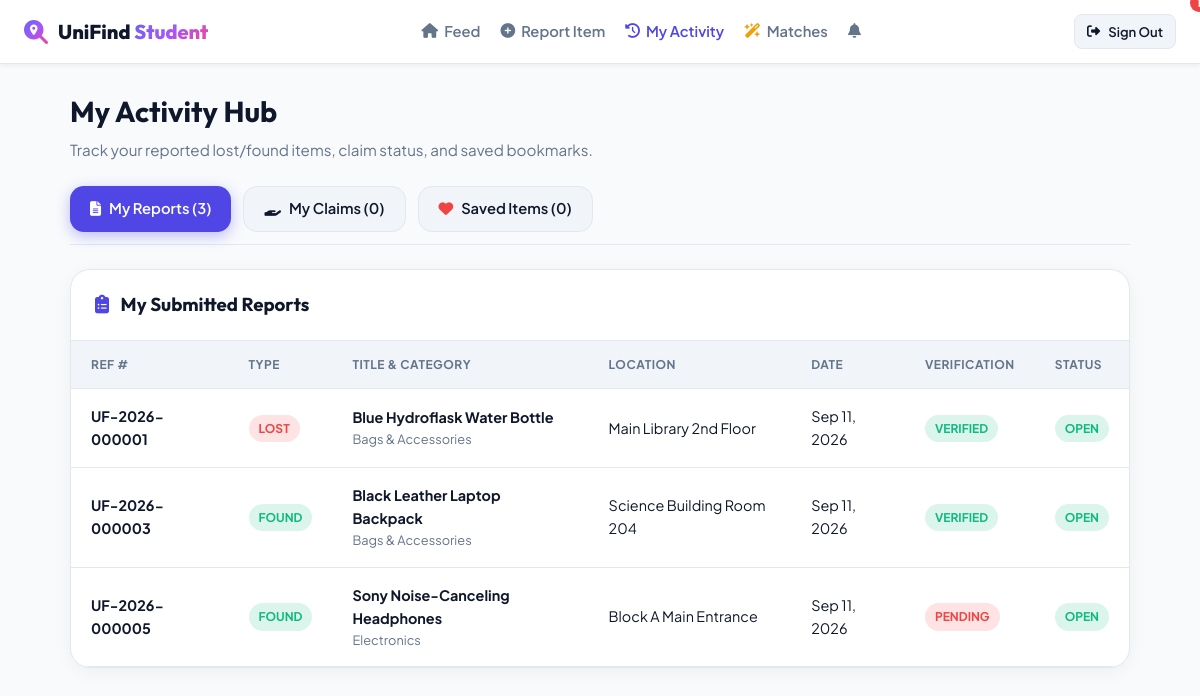
/student/my_activity.php (signed in), run on the app's committed database.
### tables this page shows
CREATE TABLE IF NOT EXISTS reports (
    id INT PRIMARY KEY AUTO_INCREMENT,
    reference_number VARCHAR(24) UNIQUE NULL,
    user_id INT NOT NULL,
    title VARCHAR(255) NOT NULL,
    description TEXT,
    category VARCHAR(60) NOT NULL,
    location VARCHAR(150) NOT NULL,
    item_date DATE NOT NULL,
    report_type ENUM('lost', 'found') NOT NULL,
    status ENUM('open', 'claimed', 'resolved') DEFAULT 'open',
    verification_status ENUM('pending', 'verified', 'rejected') NOT NULL DEFAULT 'verified',
    image_path VARCHAR(255) NULL,
    verified_by INT NULL,
    verified_at TIMESTAMP NULL,
    custody_location VARCHAR(150) NULL,
    custody_notes TEXT NULL,
    created_at TIMESTAMP DEFAULT CURRENT_TIMESTAMP,
    FOREIGN KEY (user_id) REFERENCES users(id) ON DELETE CASCADE,
    FOREIGN KEY (verified_by) REFERENCES users(id) ON DELETE SET NULL
);

### config.php (called while the page is built, shortened)
<?php
$conn = new mysqli(DB_HOST, DB_USER, DB_PASS, DB_NAME);
$conn->set_charset('utf8mb4');
function e($string) {
    return htmlspecialchars($string ?? '', ENT_QUOTES, 'UTF-8');
}
function base_url($path = '') {
    $scriptName = str_replace('\\', '/', $_SERVER['SCRIPT_NAME'] ?? '/');
    $dir = str_replace('\\', '/', dirname($scriptName));
    if (basename($dir) === 'student' || basename($dir) === 'admin') {
        $dir = str_replace('\\', '/', dirname($dir));
    }
    $dir = rtrim($dir, '/\\');
    $cleanPath = ltrim($path, '/\\');
    return ($dir === '' || $dir === '/') ? '/' . $cleanPath : $dir . '/' . $cleanPath;
}
function get_current_user_id() {
    return $_SESSION['user_id'] ?? null;
}
function get_unread_notifications_count($userId) {
    global $conn;
    $stmt = $conn->prepare('SELECT COUNT(*) AS total FROM notifications WHERE user_id = ? AND is_read = 0');
    if ($stmt) {
        $stmt->bind_param('i', $userId);
        $stmt->execute();
        $res = $stmt->get_result()->fetch_assoc();
        return (int) ($res['total'] ?? 0);
    }
    return 0;
}

### student/my_activity.php (the view, shortened to what this page needs)
<?php
require_once __DIR__ . '/../config.php';
$userId = get_current_user_id();
$unreadNotifications = get_unread_notifications_count($userId);
$reportsStmt = $conn->prepare('SELECT * FROM reports WHERE user_id = ? ORDER BY created_at DESC');
$reportsStmt->bind_param('i', $userId);
$reportsStmt->execute();
$myReports = $reportsStmt->get_result()->fetch_all(MYSQLI_ASSOC);
$claimsStmt = $conn->prepare('SELECT c.*, r.title AS report_title, r.reference_number, r.category, r.location, r.custody_location
                              FROM item_claims c
                              JOIN reports r ON c.report_id = r.id
                              WHERE c.claimant_id = ? ORDER BY c.created_at DESC');
$claimsStmt->bind_param('i', $userId);
$claimsStmt->execute();
$myClaims = $claimsStmt->get_result()->fetch_all(MYSQLI_ASSOC);
$favStmt = $conn->prepare('SELECT r.*, u.username AS reporter_name FROM favorites f
                           JOIN reports r ON f.report_id = r.id
                           JOIN users u ON r.user_id = u.id
                           WHERE f.user_id = ? ORDER BY f.created_at DESC');
$favStmt->bind_param('i', $userId);
$favStmt->execute();
$myFavs = $favStmt->get_result()->fetch_all(MYSQLI_ASSOC);
$activeTab = $_GET['tab'] ?? 'reports';
?>
<!DOCTYPE html>
<html lang="en" data-theme="light">
<head>
  <link rel="stylesheet" href="<?= base_url('style.css') ?>">
  <link rel="stylesheet" href="https://cdnjs.cloudflare.com/ajax/libs/font-awesome/6.4.0/css/all.min.css">
</head>
<body class="student-body">
  <header class="student-navbar">
    <div class="student-brand">
      <i class="fa-solid fa-magnifying-glass-location gradient-text" style="font-size: 1.5rem;"></i>
      <span>UniFind <span class="gradient-text">Student</span></span>
    </div>
    <div class="student-nav-links">
      <a href="<?= base_url('student/dashboard.php') ?>" class="student-nav-item">
        <i class="fa-solid fa-house"></i> Feed
      </a>
      <a href="<?= base_url('student/report_item.php') ?>" class="student-nav-item">
        <i class="fa-solid fa-plus-circle"></i> Report Item
      </a>
      <a href="<?= base_url('student/my_activity.php') ?>" class="student-nav-item active">
        <i class="fa-solid fa-clock-rotate-left"></i> My Activity
      </a>
      <a href="<?= base_url('student/smart_matches.php') ?>" class="student-nav-item">
        <i class="fa-solid fa-wand-magic-sparkles" style="color: var(--accent);"></i> Matches
      </a>
      <a href="<?= base_url('student/notifications.php') ?>" class="student-nav-item">
        <i class="fa-solid fa-bell"></i>
        <?php if ($unreadNotifications > 0): ?>
          <span style="position: absolute; top: -6px; right: -8px; background: var(--danger); color: #fff; font-size: 0.7rem; font-weight: 800; border-radius: 50%; width: 18px; height: 18px; display: flex; align-items: center; justify-content: center;">
          </span>
        <?php endif; ?>
      </a>
    </div>
    <div style="display: flex; align-items: center; gap: 12px;">
      <a href="<?= base_url('logout.php') ?>" class="btn btn-secondary btn-sm"><i class="fa-solid fa-right-from-bracket"></i> Sign Out</a>
    </div>
  </header>
  <main class="student-container">
    <div style="margin-bottom: 24px;">
      <h1 style="font-size: 1.8rem; margin-bottom: 4px;">My Activity Hub</h1>
      <p style="color: var(--text-muted); font-size: 0.95rem;">Track your reported lost/found items, claim status, and saved bookmarks.</p>
    </div>
    <div style="display: flex; gap: 12px; margin-bottom: 24px; border-bottom: 1px solid var(--border-color); padding-bottom: 12px;">
      <a href="?tab=reports" class="btn <?= $activeTab === 'reports' ? 'btn-primary' : 'btn-secondary' ?>">
        <i class="fa-solid fa-file-lines"></i> My Reports (<?= count($myReports) ?>)
      </a>
      <a href="?tab=claims" class="btn <?= $activeTab === 'claims' ? 'btn-primary' : 'btn-secondary' ?>">
        <i class="fa-solid fa-hand-holding"></i> My Claims (<?= count($myClaims) ?>)
      </a>
      <a href="?tab=favorites" class="btn <?= $activeTab === 'favorites' ? 'btn-primary' : 'btn-secondary' ?>">
        <i class="fa-solid fa-heart" style="color: #ef4444;"></i> Saved Items (<?= count($myFavs) ?>)
      </a>
    </div>
    <?php if ($activeTab === 'reports'): ?>
      <div class="data-table-card">
        <div class="data-table-header">
          <h3><i class="fa-solid fa-clipboard-list" style="color: var(--primary); margin-right: 8px;"></i> My Submitted Reports</h3>
        </div>
        <?php if (empty($myReports)): ?>
          <div style="padding: 40px; text-align: center; color: var(--text-muted);">
            No reports submitted yet.
          </div>
        <?php else: ?>
          <div class="table-responsive">
            <table class="table">
              <thead>
                <tr>
                  <th>Ref #</th>
                  <th>Type</th>
                  <th>Title & Category</th>
                  <th>Location</th>
                  <th>Date</th>
                  <th>Verification</th>
                  <th>Status</th>
                </tr>
              </thead>
              <tbody>
                <?php foreach ($myReports as $rep): ?>
                  <tr>
                    <td><strong><?= e($rep['reference_number']) ?></strong></td>
                    <td>
                      <span class="badge <?= $rep['report_type'] === 'found' ? 'badge-verified' : 'badge-pending' ?>">
                        <?= ucfirst($rep['report_type']) ?>
                      </span>
                    </td>
                    <td>
                      <div style="font-weight: 700;"><?= e($rep['title']) ?></div>
                      <div style="font-size: 0.8rem; color: var(--text-muted);"><?= e($rep['category']) ?></div>
                    </td>
                    <td><?= e($rep['location']) ?></td>
                    <td><?= date('M d, Y', strtotime($rep['item_date'])) ?></td>
                    <td>
                      <span class="badge badge-<?= $rep['verification_status'] ?>">
                        <?= ucfirst($rep['verification_status']) ?>
                      </span>
                    </td>
                    <td>
                      <span class="badge badge-<?= $rep['status'] ?>">
                        <?= ucfirst($rep['status']) ?>
                      </span>
                    </td>
                  </tr>
                <?php endforeach; ?>
              </tbody>
            </table>
          </div>
        <?php endif; ?>
      </div>
    <?php endif; ?>
  </main>
</body>
</html>

### style.css (style rules this page uses)
:root { --primary: #4f46e5; --primary-hover: #4338ca; --secondary: #06b6d4; --accent: #f59e0b; --success: #10b981; --danger: #ef4444; --warning: #f59e0b; --info: #3b82f6; --radius-sm: 8px; --radius-md: 14px; --radius-lg: 20px; --radius-full: 9999px; --shadow-sm: 0 2px 4px rgba(0,0,0,0.05); --shadow-md: 0 10px 25px -5px rgba(0,0,0,0.1), 0 8px 10px -6px rgba(0,0,0,0.05); --shadow-lg: 0 20px 35px -10px rgba(0,0,0,0.15), 0 10px 15px -5px rgba(0,0,0,0.08); --font-main: 'Plus Jakarta Sans', sans-serif; --font-heading: 'Outfit', sans-serif; --transition: all 0.25s cubic-bezier(0.4, 0, 0.2, 1); }
:root, body:not(.dark-theme) { --bg-app: #f8fafc; --bg-card: #ffffff; --bg-sidebar: #0f172a; --text-main: #0f172a; --text-muted: #64748b; --border-color: #e2e8f0; --input-bg: #f1f5f9; --card-hover: translateY(-4px); --shadow-card: 0 4px 20px -2px rgba(0,0,0,0.06); }
* { box-sizing: border-box; margin: 0; padding: 0; }
body { font-family: var(--font-main); background-color: var(--bg-app); color: var(--text-main); line-height: 1.6; min-height: 100vh; transition: background-color 0.3s ease, color 0.3s ease; }
a { color: var(--primary); text-decoration: none; transition: var(--transition); }
h1, h2, h3, h4, h5, h6 { font-family: var(--font-heading); color: var(--text-main); font-weight: 700; }
.gradient-text { background: linear-gradient(135deg, #6366f1 0%, #a855f7 50%, #ec4899 100%); -webkit-background-clip: text; -webkit-text-fill-color: transparent; }
.btn { display: inline-flex; align-items: center; justify-content: center; gap: 8px; padding: 10px 20px; font-size: 0.92rem; font-weight: 600; border-radius: var(--radius-md); border: none; cursor: pointer; transition: var(--transition); text-align: center; }
.btn-primary { background: var(--primary); color: #ffffff; box-shadow: 0 4px 14px rgba(79, 70, 229, 0.35); }
.btn-secondary { background: var(--input-bg); color: var(--text-main); border: 1px solid var(--border-color); }
.btn-sm { padding: 6px 12px; font-size: 0.82rem; border-radius: var(--radius-sm); }
.student-body { padding-bottom: 40px; }
.student-navbar { position: sticky; top: 0; z-index: 100; background: var(--bg-card); border-bottom: 1px solid var(--border-color); padding: 14px 24px; display: flex; align-items: center; justify-content: space-between; box-shadow: var(--shadow-sm); }
.student-brand { display: flex; align-items: center; gap: 10px; font-size: 1.25rem; font-weight: 800; font-family: var(--font-heading); }
.student-nav-links { display: flex; align-items: center; gap: 20px; }
.student-nav-item { color: var(--text-muted); font-weight: 600; font-size: 0.92rem; display: flex; align-items: center; gap: 6px; }
.student-nav-item.active, .student-nav-item:hover { color: var(--primary); }
.student-container { max-width: 1100px; margin: 24px auto; padding: 0 20px; }
.data-table-card { background: var(--bg-card); border-radius: var(--radius-lg); border: 1px solid var(--border-color); box-shadow: var(--shadow-card); overflow: hidden; margin-bottom: 30px; }
.data-table-header { padding: 20px 24px; border-bottom: 1px solid var(--border-color); display: flex; align-items: center; justify-content: space-between; }
.table-responsive { width: 100%; overflow-x: auto; }
.table { width: 100%; border-collapse: collapse; text-align: left; font-size: 0.9rem; }
.table th { background: var(--input-bg); padding: 14px 20px; font-weight: 700; color: var(--text-muted); text-transform: uppercase; font-size: 0.75rem; letter-spacing: 0.5px; border-bottom: 1px solid var(--border-color); }
.table td { padding: 16px 20px; border-bottom: 1px solid var(--border-color); color: var(--text-main); vertical-align: middle; }
.badge { display: inline-flex; align-items: center; gap: 5px; padding: 4px 10px; border-radius: var(--radius-full); font-size: 0.75rem; font-weight: 700; text-transform: uppercase; }
.badge-open { background: rgba(16, 185, 129, 0.15); color: #10b981; }
.badge-pending { background: rgba(239, 68, 68, 0.15); color: #ef4444; }
.badge-verified { background: rgba(16, 185, 129, 0.15); color: #10b981; }

### data on the page
reports: reference_number "UF-2026-000001", report_type "LOST", title "Blue Hydroflask Water Bottle", category "Bags & Accessories", location "Main Library 2nd Floor", item_date "Sep 11, 2026", verification_status "VERIFIED", status "OPEN"
reports: reference_number "UF-2026-000003", report_type "FOUND", title "Black Leather Laptop Backpack", category "Bags & Accessories", location "Science Building Room 204", item_date "Sep 11, 2026", verification_status "VERIFIED", status "OPEN"
reports: reference_number "UF-2026-000005", report_type "FOUND", title "Sony Noise-Canceling Headphones", category "Electronics", location "Block A Main Entrance", item_date "Sep 11, 2026", verification_status "PENDING", status "OPEN"

### other printed values
count($myReports) "3"
count($myClaims) "0"
count($myFavs) "0"
